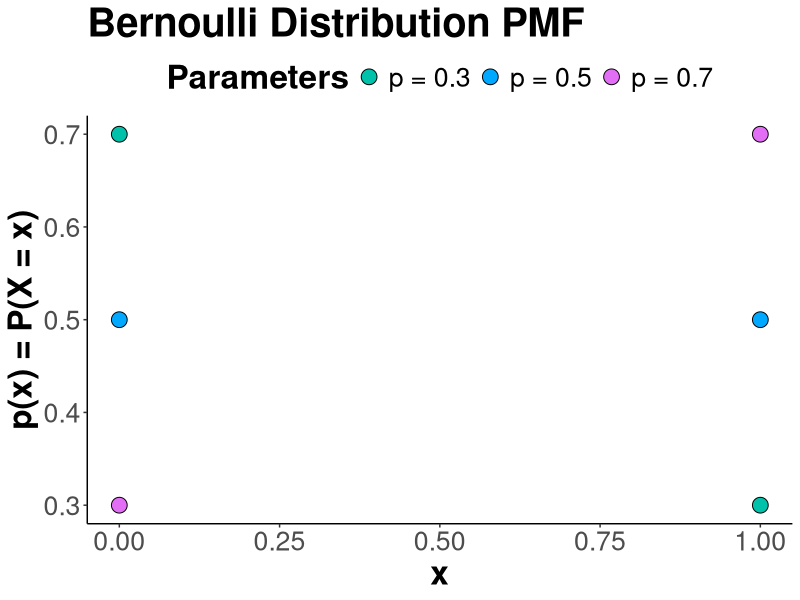
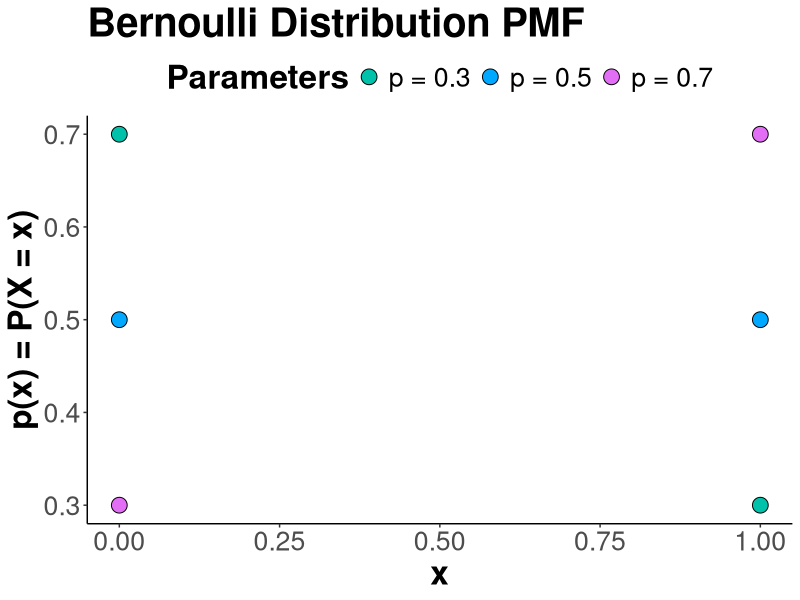
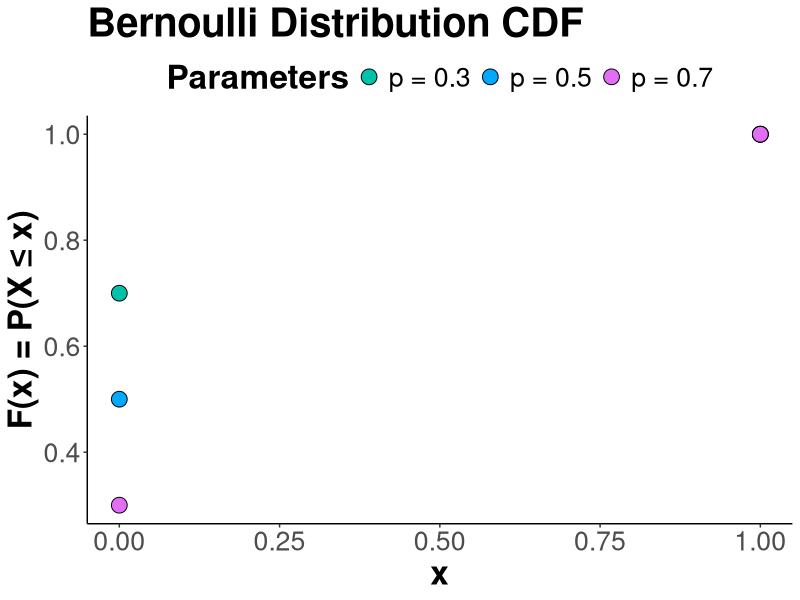
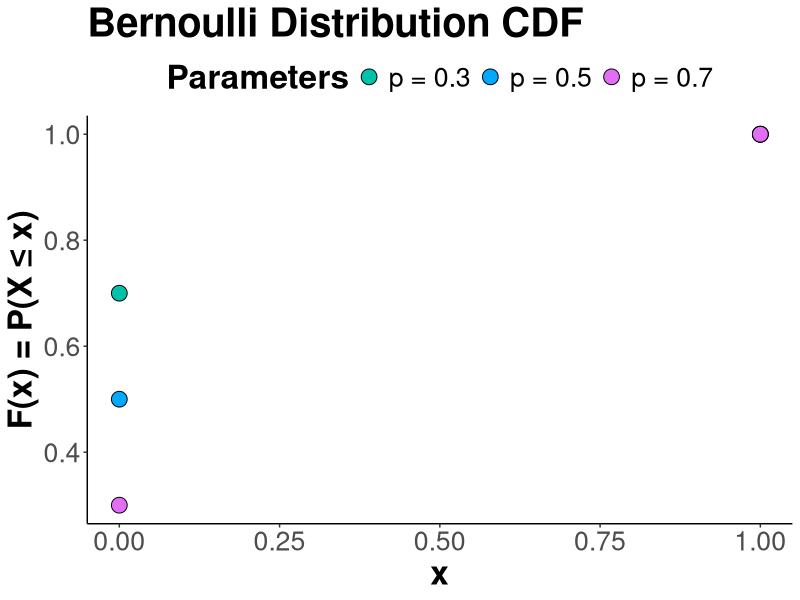

The R source for these figures, in order:
library(ggplot2)
library(svglite)

interval <- c(0, 1)
d1 <- data.frame(X = interval, Y = dbinom(interval, size = 1, prob = 0.3), Parameters = "p = 0.3")
d2 <- data.frame(X = interval, Y = dbinom(interval, size = 1, prob = 0.5), Parameters = "p = 0.5")
d3 <- data.frame(X = interval, Y = dbinom(interval, size = 1, prob = 0.7), Parameters = "p = 0.7")
d <- rbind(d1, d2, d3)

svglite("bernoulli_PMF.svg")
ggplot(data = d, mapping = aes(x = X, y = Y, fill = Parameters)) +
geom_point(shape = 21, size = 5, color = "black") +
labs(x = "x", y = "p(x) = P(X = x)",
     title = "Bernoulli Distribution PMF") +
theme_classic() +
theme(text = element_text(size = 24),
      title = element_text(face = "bold"),
      legend.position = "top") +
scale_fill_hue(h = c(180, 300))
ggsave("bernoulli_PMF.svg", units = "cm")

d1 <- data.frame(X = interval, Y = pbinom(interval, size = 1, prob = 0.3), Parameters = "p = 0.3")
d2 <- data.frame(X = interval, Y = pbinom(interval, size = 1, prob = 0.5), Parameters = "p = 0.5")
d3 <- data.frame(X = interval, Y = pbinom(interval, size = 1, prob = 0.7), Parameters = "p = 0.7")
d <- rbind(d1, d2, d3)

svglite("bernoulli_CDF.svg")
ggplot(data = d, mapping = aes(x = X, y = Y, fill = Parameters)) +
geom_point(shape = 21, size = 5, color = "black") +
labs(x = "x", y = "F(x) = P(X ≤ x)",
     title = "Bernoulli Distribution CDF") +
theme_classic() +
theme(text = element_text(size = 24),
      title = element_text(face = "bold"),
      legend.position = "top") +
scale_fill_hue(h = c(180, 300))
ggsave("bernoulli_CDF.svg", units = "cm")
